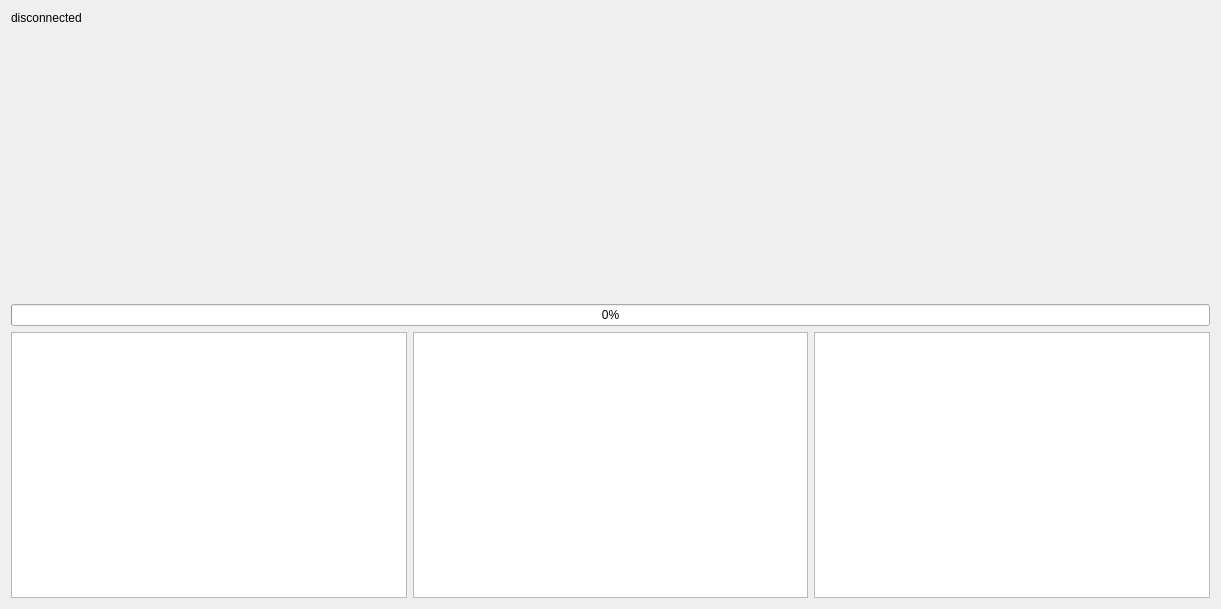
<?xml version="1.0" encoding="UTF-8"?>
<ui version="4.0">
 <class>MemProfWidget</class>
 <widget class="QWidget" name="MemProfWidget">
  <property name="geometry">
   <rect>
    <x>0</x>
    <y>0</y>
    <width>1221</width>
    <height>609</height>
   </rect>
  </property>
  <property name="windowTitle">
   <string>Memory profiler</string>
  </property>
  <layout class="QVBoxLayout" name="verticalLayout">
   <item>
    <layout class="QVBoxLayout" name="vertLayout">
     <item>
      <widget class="QLabel" name="labelStatus">
       <property name="sizePolicy">
        <sizepolicy hsizetype="Preferred" vsizetype="Preferred">
         <horstretch>0</horstretch>
         <verstretch>0</verstretch>
        </sizepolicy>
       </property>
       <property name="text">
        <string>disconnected</string>
       </property>
      </widget>
     </item>
     <item>
      <widget class="QCustomPlot" name="plot" native="true">
       <property name="sizePolicy">
        <sizepolicy hsizetype="Expanding" vsizetype="Expanding">
         <horstretch>0</horstretch>
         <verstretch>0</verstretch>
        </sizepolicy>
       </property>
      </widget>
     </item>
     <item>
      <widget class="QProgressBar" name="dumpProgress">
       <property name="value">
        <number>0</number>
       </property>
      </widget>
     </item>
     <item>
      <layout class="QHBoxLayout" name="horzLayout">
       <item>
        <widget class="QTableView" name="generalStatTable">
         <property name="sizeAdjustPolicy">
          <enum>QAbstractScrollArea::AdjustToContents</enum>
         </property>
        </widget>
       </item>
       <item>
        <widget class="QTableView" name="allocPoolTable">
         <property name="sizeAdjustPolicy">
          <enum>QAbstractScrollArea::AdjustToContents</enum>
         </property>
         <property name="showGrid">
          <bool>true</bool>
         </property>
        </widget>
       </item>
       <item>
        <widget class="QTableView" name="tagTable">
         <property name="sizeAdjustPolicy">
          <enum>QAbstractScrollArea::AdjustToContents</enum>
         </property>
         <property name="showGrid">
          <bool>true</bool>
         </property>
        </widget>
       </item>
      </layout>
     </item>
    </layout>
   </item>
  </layout>
 </widget>
 <customwidgets>
  <customwidget>
   <class>QCustomPlot</class>
   <extends>QWidget</extends>
   <header>qcustomplot.h</header>
   <container>1</container>
  </customwidget>
 </customwidgets>
 <resources>
  <include location="QtIcons.qrc"/>
 </resources>
 <connections/>
</ui>
